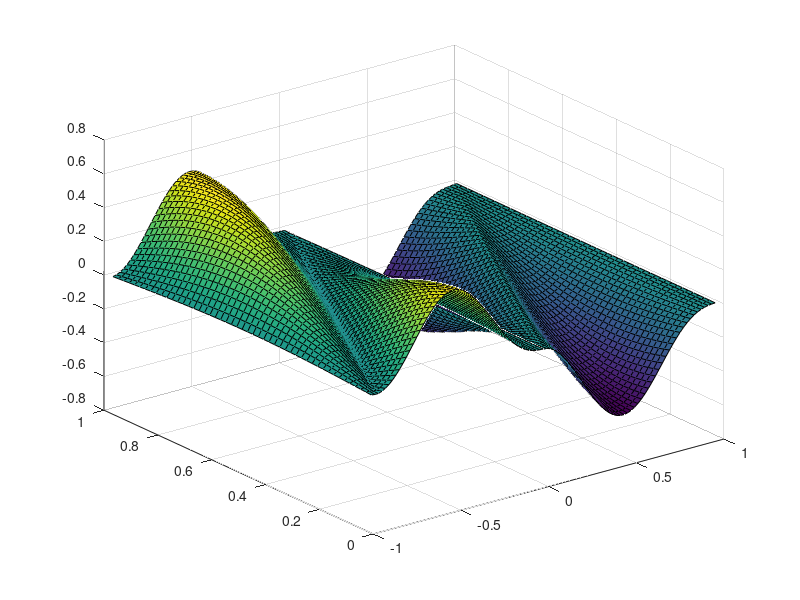

Here is the MATLAB script that generated this plot:
%%  Solves Poisson's equation in a square with Dirichlet boundary%  conditions:%%     u_xx + u_yy = f(x,y) ,  0 < x,y < 1%%     u(x,0) = g(x,0),  u(x,1) = g(x,1),  u(0,y) = g(0,y),  u(1,y) = g(1,y).%%  Uses a centered finite difference method.%  I have set f(x,y) = x^2 + y^2 and g(x,y) = 1.f = inline('-pi * sin(pi*(x+1)).*(pi*y+2*sin(pi*y)+2*pi*y.*cos(pi*y))','x','y');[X, Y] = meshgrid(-0.1:0.01:0.1,0:0.01:1);% surf(X, Y,f(X, Y))  %This plots f(x,y) as a function of x and y.n = 50;h = 1/n;N = (n)*(n-1);g = zeros(n-1, 1); % middle boundary pointserror = 1;for iteration=1:10% Left region:A = sparse(zeros(N,N));b = zeros(N,1);for j=1:n-1,  yj = j*h;  for i=1:n,    xi = i*h + h - 1;    k = i + (j-1)*(n);    A(k,k) = -4/h^2;    if i > 1, A(k,k-1) = 1/h^2; end;       % Coupling to point on left.    if i < n, A(k,k+1) = 1/h^2; end;     % Coupling to point on right.    if j > 1, A(k,k-(n)) = 1/h^2; end;   % Coupling to point below.    if j < n-1, A(k,k+(n)) = 1/h^2; end; % Coupling to point above.    b(k) = f(xi,yj);    if i==n-1, b(k) = b(k) - g(j)/h^2; end; % Bndy point on right.  end;end;u_left = A\b;ugrid_left = reshape(u_left,n-1,n);error = norm(ugrid_left(:, n) - g);g = ugrid_left(:,n);% Right region:A = sparse(zeros(N,N));b = zeros(N,1);for j=1:n-1,  yj = j*h;  for i=1:n,    xi = i*h - h;    k = i + (j-1)*(n);    A(k,k) = -4/h^2;    if i > 1, A(k,k-1) = 1/h^2; end;       % Coupling to point on left.    if i < n, A(k,k+1) = 1/h^2; end;     % Coupling to point on right.    if j > 1, A(k,k-(n)) = 1/h^2; end;   % Coupling to point below.    if j < n-1, A(k,k+(n)) = 1/h^2; end; % Coupling to point above.    b(k) = f(xi,yj);    if i==2, b(k) = b(k) - g(j)/h^2; end;   % Bndy point on left.  end;end;u_right = A\b;ugrid_right = reshape(u_right,n-1,n);error = norm(ugrid_right(:, 1) - g);g = ugrid_right(:,1);errorend;surf([-1+h:h:0]', [h:h:1-h]', ugrid_left); hold onsurf([0:h:1-h]', [h:h:1-h]', ugrid_right);